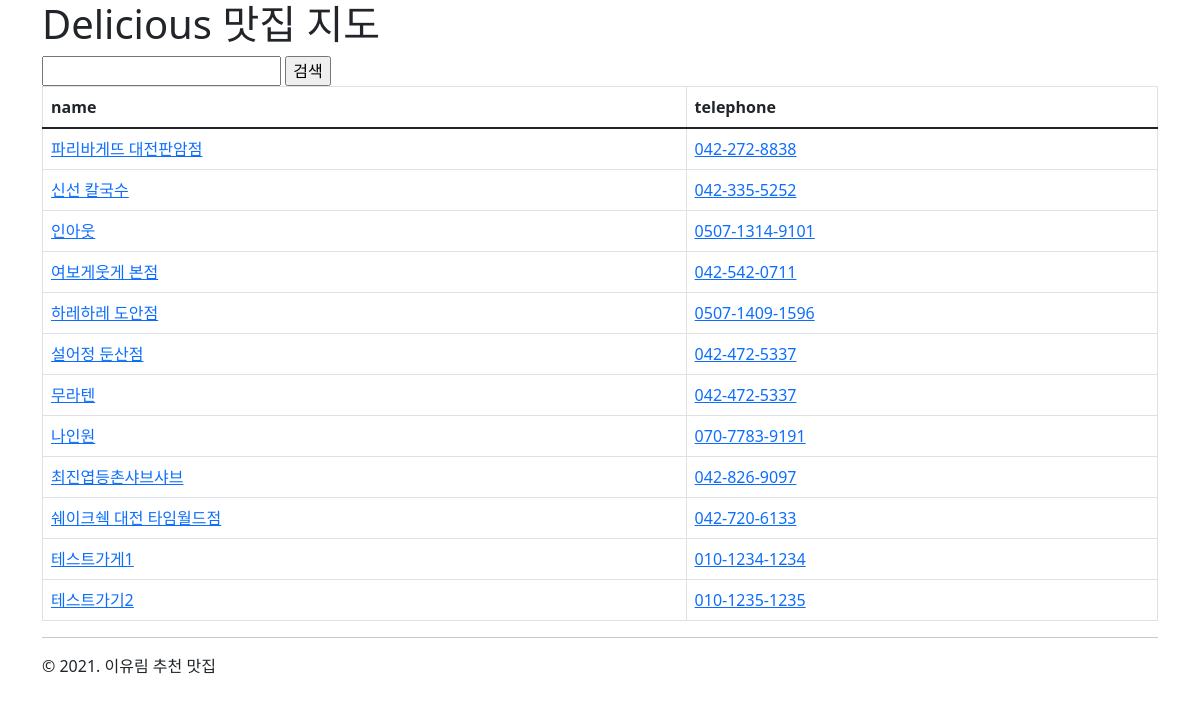
The page /delicious/ on the database as committed earlier.
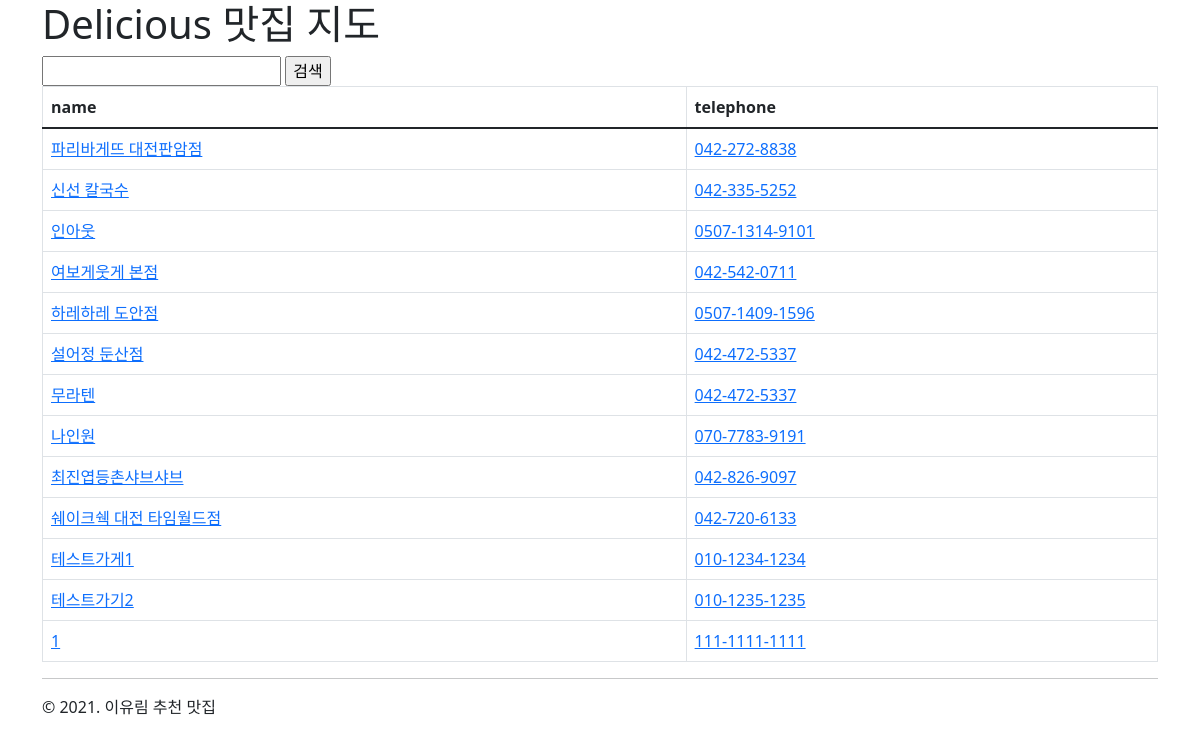
The same page on the database as committed later.
### delicious/models.py (models this page shows)
class Shop(models.Model):
    name = models.CharField(max_length=100, db_index=True)
    description = models.TextField(blank=True)
    address = models.CharField(max_length=100)
    latitude = models.FloatField(verbose_name="위도")
    longitude = models.FloatField(verbose_name="경도")
    telephone = models.CharField\
        (max_length=15,
         validators=[
             RegexValidator(r"^\d{3,4}-?\d{3,4}-?\d{4}$",
                            message="전화번호를 입력해 주세요."),
         ])
    created_at = models.DateTimeField(auto_now_add=True)
    updated_at = models.DateTimeField(auto_now=True)

### delicious/views.py (the view)
# urls.py: path('', shop_list, name='shop_list'),
def shop_list(request: HttpRequest) -> HttpResponse:
    qs = Shop.objects.all()
    query = request.GET.get("query", "")   # 사전과 같음.
    if query:
        qs = qs.filter(name__icontains=query)
    context_data = {
        "shop_list": qs,
    }                             # 장고에서 사용하고 있는 정식 명칭
    return render(request, "delicious/shop_list.html", context_data)

### delicious/templates/delicious/shop_list.html
{% extends "delicious/layout.html" %}
{% block content %}
    <form action="" method="get">
        <input type="text" name="query" value="{{ request.GET.query }}"/>
        <input type="submit" value="검색" />
    </form>
    <table class="table table-hover table-bordered">
        <thead>
            <tr>
                <th>name</th>
                <th>telephone</th>
            </tr>
        </thead>
        <tbody>
            {% for shop in shop_list %}
                <tr>
                    <td>
                        <a href="{% url "delicious:shop_detail" shop.pk %}">
                        {{ shop.name }}
                        </a>
                    </td>
                    <td>
                        <a href="tel:{{ shop.telephone }}">
                        {{ shop.telephone }}
                        </a>
                    </td>
                </tr>
            {% endfor %}
        </tbody>
    </table>
{% endblock %}

### delicious/templates/delicious/layout.html (shortened to what this page needs)
<!doctype html>
<html lang="ko">
<head>
    <link rel="stylesheet" href="//cdn.jsdelivr.net/npm/bootstrap@5.1.3/dist/css/bootstrap.min.css">
</head>
<body>
<div class="container">
    <h1>Delicious 맛집 지도</h1>
    {% block content %}
    {% endblock %}
    <hr/>
    &copy 2021. 이유림 추천 맛집
</div>
</body>
</html>

Rows that differ between the two databases and show on the page:
added Shop: name "1", telephone "111-1111-1111"
